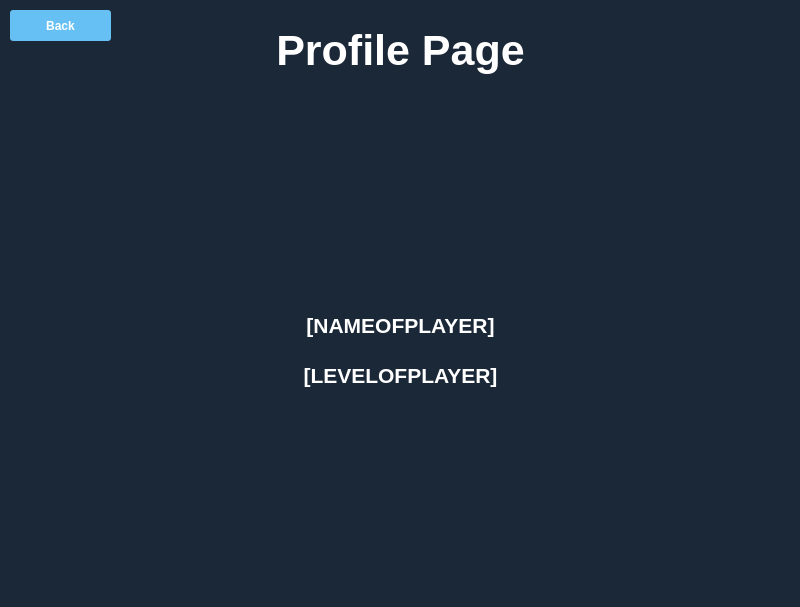
<?xml version="1.0" encoding="UTF-8"?>
<ui version="4.0">
 <class>MainWindow</class>
 <widget class="QMainWindow" name="MainWindow">
  <property name="geometry">
   <rect>
    <x>0</x>
    <y>0</y>
    <width>800</width>
    <height>607</height>
   </rect>
  </property>
  <property name="windowTitle">
   <string>MainWindow</string>
  </property>
  <property name="styleSheet">
   <string notr="true"/>
  </property>
  <widget class="QWidget" name="centralwidget">
   <property name="styleSheet">
    <string notr="true"/>
   </property>
   <widget class="QStackedWidget" name="mainStack">
    <property name="geometry">
     <rect>
      <x>0</x>
      <y>0</y>
      <width>801</width>
      <height>611</height>
     </rect>
    </property>
    <property name="styleSheet">
     <string notr="true"/>
    </property>
    <widget class="QWidget" name="profilePage">
     <property name="styleSheet">
      <string notr="true">background-color: rgb(27, 40, 56);</string>
     </property>
     <widget class="QLabel" name="ProfilePageText">
      <property name="geometry">
       <rect>
        <x>0</x>
        <y>20</y>
        <width>801</width>
        <height>61</height>
       </rect>
      </property>
      <property name="font">
       <font>
        <family>Segoe UI</family>
        <pointsize>32</pointsize>
        <bold>true</bold>
       </font>
      </property>
      <property name="styleSheet">
       <string notr="true">color: rgb(255, 255, 255);</string>
      </property>
      <property name="text">
       <string>Profile Page</string>
      </property>
      <property name="alignment">
       <set>Qt::AlignCenter</set>
      </property>
     </widget>
     <widget class="QLabel" name="ProfilePicture">
      <property name="geometry">
       <rect>
        <x>310</x>
        <y>100</y>
        <width>181</width>
        <height>181</height>
       </rect>
      </property>
      <property name="text">
       <string/>
      </property>
     </widget>
     <widget class="QLabel" name="NameOfPlayer">
      <property name="geometry">
       <rect>
        <x>0</x>
        <y>310</y>
        <width>801</width>
        <height>31</height>
       </rect>
      </property>
      <property name="font">
       <font>
        <family>Segoe UI</family>
        <pointsize>16</pointsize>
        <bold>true</bold>
       </font>
      </property>
      <property name="styleSheet">
       <string notr="true">color: rgb(255, 255, 255);</string>
      </property>
      <property name="text">
       <string>[NAMEOFPLAYER]</string>
      </property>
      <property name="alignment">
       <set>Qt::AlignCenter</set>
      </property>
     </widget>
     <widget class="QLabel" name="LevelOfPlayer">
      <property name="geometry">
       <rect>
        <x>0</x>
        <y>360</y>
        <width>801</width>
        <height>31</height>
       </rect>
      </property>
      <property name="font">
       <font>
        <family>Segoe UI</family>
        <pointsize>16</pointsize>
        <bold>true</bold>
       </font>
      </property>
      <property name="styleSheet">
       <string notr="true">color: rgb(255, 255, 255);</string>
      </property>
      <property name="text">
       <string>[LEVELOFPLAYER]</string>
      </property>
      <property name="alignment">
       <set>Qt::AlignCenter</set>
      </property>
     </widget>
     <widget class="QPushButton" name="BackBtn">
      <property name="geometry">
       <rect>
        <x>10</x>
        <y>10</y>
        <width>101</width>
        <height>31</height>
       </rect>
      </property>
      <property name="font">
       <font>
        <bold>true</bold>
       </font>
      </property>
      <property name="layoutDirection">
       <enum>Qt::LeftToRight</enum>
      </property>
      <property name="styleSheet">
       <string notr="true">QPushButton {
    background-color: #66c0f4;
    color: #ffffff;
    border: none;
    padding: 8px;
    border-radius: 3px;
}

QPushButton:hover {
    background-color: #005fa3;
	transform: scale(0.8);
}</string>
      </property>
      <property name="text">
       <string>Back</string>
      </property>
      <property name="flat">
       <bool>false</bool>
      </property>
     </widget>
    </widget>
    <widget class="QWidget" name="setup">
     <widget class="QLabel" name="title">
      <property name="geometry">
       <rect>
        <x>6</x>
        <y>50</y>
        <width>791</width>
        <height>61</height>
       </rect>
      </property>
      <property name="font">
       <font>
        <family>Segoe UI</family>
        <pointsize>48</pointsize>
        <bold>true</bold>
       </font>
      </property>
      <property name="styleSheet">
       <string notr="true">color: rgb(255, 255, 255);</string>
      </property>
      <property name="text">
       <string>Steam Count</string>
      </property>
      <property name="alignment">
       <set>Qt::AlignCenter</set>
      </property>
     </widget>
     <widget class="QLineEdit" name="apiKeyInput">
      <property name="geometry">
       <rect>
        <x>240</x>
        <y>190</y>
        <width>321</width>
        <height>31</height>
       </rect>
      </property>
      <property name="styleSheet">
       <string notr="true">QWidget {
    background-color: #f2f2f2;
}

QLineEdit {
    background-color: #ffffff;
    border: 1px solid #cccccc;
    padding: 5px;
    border-radius: 3px;
}

</string>
      </property>
      <property name="placeholderText">
       <string>Input API_KEY</string>
      </property>
     </widget>
     <widget class="QLineEdit" name="steamIDInput">
      <property name="geometry">
       <rect>
        <x>240</x>
        <y>290</y>
        <width>321</width>
        <height>31</height>
       </rect>
      </property>
      <property name="styleSheet">
       <string notr="true">QWidget {
    background-color: #f2f2f2;
}

QLineEdit {
    background-color: #ffffff;
    border: 1px solid #cccccc;
    padding: 5px;
    border-radius: 3px;
}

</string>
      </property>
      <property name="placeholderText">
       <string>Input STEAM_ID</string>
      </property>
     </widget>
     <widget class="QPushButton" name="submitButton">
      <property name="geometry">
       <rect>
        <x>310</x>
        <y>390</y>
        <width>181</width>
        <height>31</height>
       </rect>
      </property>
      <property name="styleSheet">
       <string notr="true">QPushButton {
    background-color: #66c0f4;
    color: #ffffff;
    border: none;
    padding: 8px;
    border-radius: 3px;
}

QPushButton:hover {
    background-color: #005fa3;
	transform: scale(0.8);
}</string>
      </property>
      <property name="text">
       <string>Submit</string>
      </property>
     </widget>
     <widget class="QLabel" name="background">
      <property name="geometry">
       <rect>
        <x>-2</x>
        <y>-5</y>
        <width>811</width>
        <height>611</height>
       </rect>
      </property>
      <property name="styleSheet">
       <string notr="true">background-image: url('./bg1.png');
background-position: center;
background-origin: content;
background-clip: border;
background-size: 100% 100%;
</string>
      </property>
      <property name="text">
       <string/>
      </property>
     </widget>
     <zorder>background</zorder>
     <zorder>title</zorder>
     <zorder>apiKeyInput</zorder>
     <zorder>steamIDInput</zorder>
     <zorder>submitButton</zorder>
    </widget>
    <widget class="QWidget" name="main">
     <property name="styleSheet">
      <string notr="true">background-color: rgb(27, 40, 56);</string>
     </property>
     <widget class="QLabel" name="currentGameText">
      <property name="geometry">
       <rect>
        <x>0</x>
        <y>110</y>
        <width>801</width>
        <height>61</height>
       </rect>
      </property>
      <property name="font">
       <font>
        <family>Segoe UI</family>
        <pointsize>32</pointsize>
        <bold>true</bold>
       </font>
      </property>
      <property name="styleSheet">
       <string notr="true">color: rgb(255, 255, 255);</string>
      </property>
      <property name="text">
       <string>Currently Playing: NONE</string>
      </property>
      <property name="alignment">
       <set>Qt::AlignCenter</set>
      </property>
     </widget>
     <widget class="QLabel" name="gameImage">
      <property name="geometry">
       <rect>
        <x>170</x>
        <y>190</y>
        <width>461</width>
        <height>215</height>
       </rect>
      </property>
      <property name="text">
       <string/>
      </property>
      <property name="alignment">
       <set>Qt::AlignCenter</set>
      </property>
     </widget>
     <widget class="QLabel" name="currentPlayerNumber">
      <property name="geometry">
       <rect>
        <x>0</x>
        <y>410</y>
        <width>801</width>
        <height>31</height>
       </rect>
      </property>
      <property name="font">
       <font>
        <family>Segoe UI</family>
        <pointsize>16</pointsize>
        <bold>true</bold>
       </font>
      </property>
      <property name="styleSheet">
       <string notr="true">color: rgb(255, 255, 255);</string>
      </property>
      <property name="text">
       <string>Current Players: NONE</string>
      </property>
      <property name="alignment">
       <set>Qt::AlignCenter</set>
      </property>
     </widget>
     <widget class="QLabel" name="playerName">
      <property name="geometry">
       <rect>
        <x>20</x>
        <y>15</y>
        <width>671</width>
        <height>71</height>
       </rect>
      </property>
      <property name="font">
       <font>
        <pointsize>14</pointsize>
        <bold>false</bold>
       </font>
      </property>
      <property name="styleSheet">
       <string notr="true">color: rgb(255, 255, 255);</string>
      </property>
      <property name="text">
       <string/>
      </property>
      <property name="alignment">
       <set>Qt::AlignRight|Qt::AlignTrailing|Qt::AlignVCenter</set>
      </property>
     </widget>
     <widget class="QPushButton" name="logoutButton">
      <property name="geometry">
       <rect>
        <x>690</x>
        <y>550</y>
        <width>101</width>
        <height>41</height>
       </rect>
      </property>
      <property name="font">
       <font>
        <bold>true</bold>
       </font>
      </property>
      <property name="layoutDirection">
       <enum>Qt::LeftToRight</enum>
      </property>
      <property name="styleSheet">
       <string notr="true">QPushButton {
    background-color: #66c0f4;
    color: #ffffff;
    border: none;
    padding: 8px;
    border-radius: 3px;
}

QPushButton:hover {
    background-color: #005fa3;
	transform: scale(0.8);
}</string>
      </property>
      <property name="text">
       <string>Logout</string>
      </property>
      <property name="flat">
       <bool>false</bool>
      </property>
     </widget>
     <widget class="QLabel" name="playerGameTime">
      <property name="geometry">
       <rect>
        <x>0</x>
        <y>450</y>
        <width>801</width>
        <height>31</height>
       </rect>
      </property>
      <property name="font">
       <font>
        <family>Segoe UI</family>
        <pointsize>16</pointsize>
        <bold>true</bold>
       </font>
      </property>
      <property name="styleSheet">
       <string notr="true">color: rgb(255, 255, 255);</string>
      </property>
      <property name="text">
       <string>Total Play Time: NONE</string>
      </property>
      <property name="alignment">
       <set>Qt::AlignCenter</set>
      </property>
     </widget>
     <widget class="QPushButton" name="pfpImage">
      <property name="geometry">
       <rect>
        <x>710</x>
        <y>10</y>
        <width>81</width>
        <height>81</height>
       </rect>
      </property>
      <property name="styleSheet">
       <string notr="true">border: 0%;</string>
      </property>
      <property name="text">
       <string/>
      </property>
     </widget>
    </widget>
   </widget>
  </widget>
 </widget>
 <resources/>
 <connections/>
</ui>
